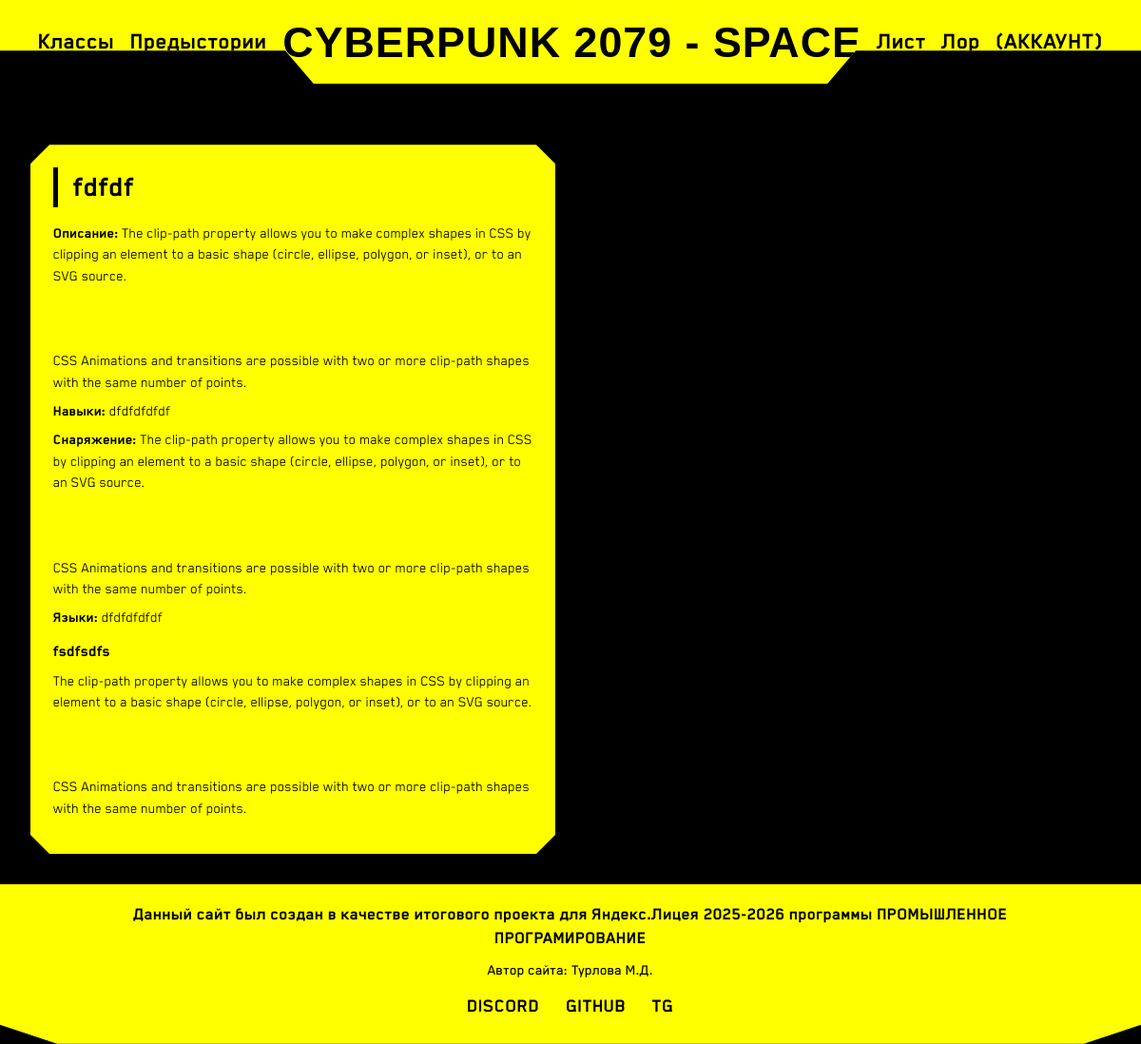
The page /backgrounds on the database its author committed.
### tables this page shows
CREATE TABLE backgrounds (
                id INTEGER PRIMARY KEY AUTOINCREMENT,
                name TEXT UNIQUE NOT NULL,
                description TEXT NOT NULL,
                skill_profs TEXT NOT NULL,
                equipment TEXT NOT NULL,
                languages TEXT,
                feature_name TEXT NOT NULL,
                feature_description TEXT NOT NULL
            );

### app.py (the view)
@app.route('/backgrounds')
def show_backgrounds():
    with get_db() as conn:
        bgs = conn.execute("SELECT * FROM backgrounds ORDER BY id").fetchall()
        bgs_with_groups = []
        for bg in bgs:
            groups = conn.execute(
                "SELECT group_title, options_json FROM background_choice_groups WHERE background_id = ?",
                (bg['id'],)).fetchall()
            bgs_with_groups.append({'background': bg, 'choice_groups': groups})
    return render_template('backgrounds.html', backgrounds=bgs_with_groups)

### app.py (called while the page is built)
def get_db():
    conn = sqlite3.connect('database.db')
    conn.row_factory = sqlite3.Row
    return conn

### templates/backgrounds.html (shortened to what this page needs)
{% extends "base.html" %}
{% block content %}
<div class="backgrounds-grid">
    {% for bg_item in backgrounds %}
    <div class="cyber-card bg-card">
        <h3>{{ bg_item.background.name }}</h3>
        <p><strong>Описание:</strong> {{ bg_item.background.description|replace('\n','<br>')|safe }}</p>
        <p><strong>Навыки:</strong> {{ bg_item.background.skill_profs }}</p>
        <p><strong>Снаряжение:</strong> {{ bg_item.background.equipment|replace('\n','<br>')|safe }}</p>
        {% if bg_item.background.languages %}
        <p><strong>Языки:</strong> {{ bg_item.background.languages }}</p>
        {% endif %}
        <div class="feature-item">
            <strong>{{ bg_item.background.feature_name }}</strong>
            <p>{{ bg_item.background.feature_description|replace('\n','<br>')|safe }}</p>
        </div>
    </div>
    {% else %}
    <p>Предыстории пока не добавлены. Зайдите в админ-панель.</p>
    {% endfor %}
</div>
{% endblock %}

### static/css/style.css (style rules this page uses)
* { margin: 0; padding: 0; box-sizing: border-box; }
body { background-color: black; font-family: 'Blender Pro', sans-serif; color: #000; line-height: 1.3; }
html { scroll-behavior: smooth; }
body { display: flex; flex-direction: column; min-height: 100vh; }
.cyber-card { background: yellow; padding: 1.5rem; clip-path: polygon(0 20px, 20px 0, calc(100% - 20px) 0, 100% 20px, 100% calc(100% - 20px), calc(100% - 20px) 100%, 20px 100%, 0 calc(100% - 20px)); transition: transform 0.2s, box-shadow 0.2s; }
.classes-grid, .backgrounds-grid { display: grid; grid-template-columns: repeat(auto-fill, minmax(320px, 1fr)); gap: 2rem; padding: 2rem; }
.class-card h3, .bg-card h3 { font-size: 2rem; border-left: 5px solid black; padding-left: 1rem; margin-bottom: 1rem; }
.class-card p, .bg-card p { margin: 0.5rem 0; line-height: 1.4; }
.feature-item { margin: 0.8rem 0; }
.feature-item strong { display: block; font-size: 1.1rem; }
.classes-grid, .backgrounds-grid { grid-template-columns: repeat(auto-fill, minmax(480px, 1fr)); gap: 2rem; padding: 2rem; }
.cyber-card, .class-card, .bg-card, .feature-item, .choice-option { word-wrap: break-word; overflow-wrap: break-word; word-break: break-word; hyphens: auto; }
.cyber-card h3, .class-card h3, .bg-card h3 { word-break: break-word; }
.cyber-card p, .class-card p, .bg-card p, .feature-item p, .choice-option p { white-space: pre-wrap; overflow-wrap: break-word; word-wrap: break-word; max-width: 100%; }

### rows shown on the page
backgrounds: background.name "fdfdf", background.description "The clip-path property allows you to make complex shapes in CSS by clipping an element to a basic shape (circle, ellipse, polygon, or inset), or to an SVG source. CSS Animations and transitions are possible with two or more clip-path shapes with the same number of points.", background.skill_profs "dfdfdfdfdf", background.equipment "The clip-path property allows you to make complex shapes in CSS by clipping an element to a basic shape (circle, ellipse, polygon, or inset), or to an SVG source. CSS Animations and transitions are possible with two or more clip-path shapes with the same number of points.", background.languages "dfdfdfdfdf", background.feature_name "fsdfsdfs", background.feature_description "The clip-path property allows you to make complex shapes in CSS by clipping an element to a basic shape (circle, ellipse, polygon, or inset), or to an SVG source. CSS Animations and transitions are possible with two or more clip-path shapes with the same number of points."
